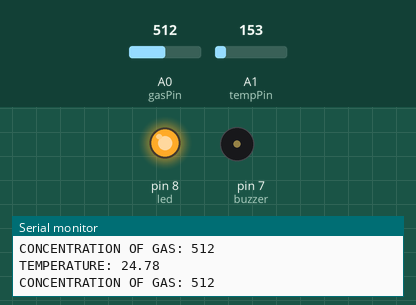
Simulated run of this sketch. Board: Arduino Uno, built with avr-gcc and run on an emulated ATmega328P. On the bench: output pins drawn as LEDs (lit = HIGH), buzzer (waves = sounding, pin HIGH), the last lines printed to the serial monitor. Inputs (shaded band) come from the test bench; at power-on: A0 (gasPin) = 512, A1 (tempPin) = 153.

Above: at 1.3 s.
1.4 s: A0 (gasPin) set to 212
4.4 s: A0 (gasPin) set to 191
At 5.2 s:
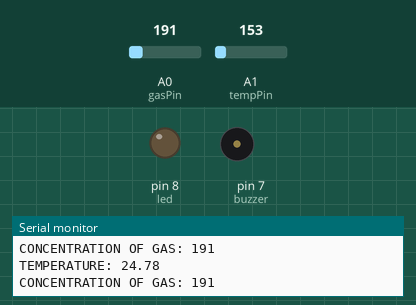
6.0 s: A1 (tempPin) set to 182
At 6.12 s:
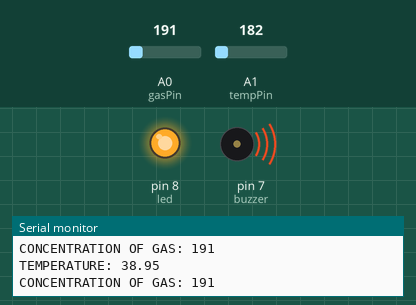
9.0 s: A1 (tempPin) set to 133
At 9.5 s:
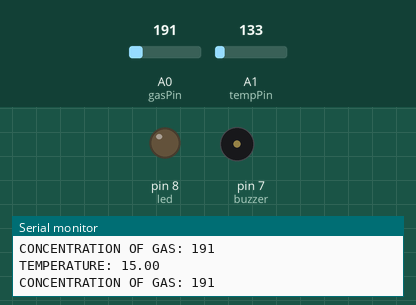
Timing chart, 0 to 12.0 s (numbered marks = the images above; inputs shaded):
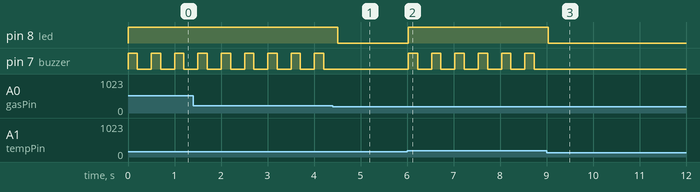

The sketch:

project2_fire_alarm_system.ino
```cpp
int led = 8;
int buzzer = 7;
int gasPin = A0;
int tempPin = A1;

void setup()
{
  pinMode(led, OUTPUT);
  pinMode(buzzer, OUTPUT);
  Serial.begin(9600);
}

void loop()
{
  int tempReading = analogRead(tempPin);
  float V = tempReading*(5.0/1023.0);
  float temp = (V - 0.5)*100;

  int gasReading = analogRead(gasPin);

  Serial.print("TEMPERATURE: ");
  Serial.print(temp);
  Serial.print("\n");
  Serial.print("CONCENTRATION OF GAS: ");
  Serial.println(gasReading);

  if(temp > 30 || gasReading > 200)
  {
    digitalWrite(led, HIGH);

    digitalWrite(buzzer, HIGH);
    delay(200);
    digitalWrite(buzzer, LOW);
    delay(200);
  }
  else
  {
    digitalWrite(led, LOW);
    digitalWrite(buzzer, LOW);
  }
  Serial.print("\n");
  delay(100);
}
```

Measured:
- the behaviour switches between 201 and 200 on A0 (gasPin) (found by bisection; images 0 and 1)
- the behaviour switches between 163 and 164 on A1 (tempPin) (found by bisection; images 1 and 2)
- after the input at 4.4 s, pin 8 (led): HIGH → LOW after 0.11 s; pin 7 (buzzer): stops changing and stays LOW
- after the input at 6.0 s, pin 8 (led): LOW → HIGH at once; pin 7 (buzzer): alternates HIGH for 0.20 s and LOW for 0.30 s, starting at once
- after the input at 9.0 s, pin 8 (led): HIGH → LOW at once; pin 7 (buzzer): stops changing and stays LOW
- by itself, pin 7 (buzzer): alternates HIGH for 0.20 s and LOW for 0.30 s
